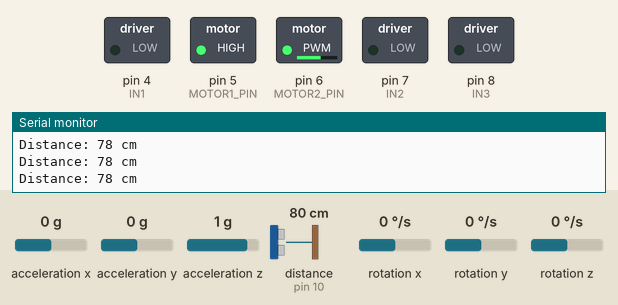
Simulated run of this sketch. Board: Arduino Uno, built with avr-gcc and run on an emulated ATmega328P. On the bench: switched loads named in the sketch (green lamp = pin HIGH), the last lines printed to the serial monitor. Wiring (inferred from the names in the program): ultrasonic range finder: trigger pin 9; echo pin 10. Inputs (shaded band) come from the test bench; at power-on: distance to the obstacle (sensor on pin 10) 80 cm, acceleration x 0 g, acceleration y 0 g, acceleration z 1 g, rotation x 0 °/s, rotation y 0 °/s, rotation z 0 °/s. The echo pulse lasts 58.3 µs per cm; pins used as bus, display or sensor lines are not drawn.

Above: at 4.1 s.
4.2 s: distance to the obstacle (sensor on pin 10) set to 56 cm
5.7 s: distance to the obstacle (sensor on pin 10) set to 46 cm
At 7.1 s:
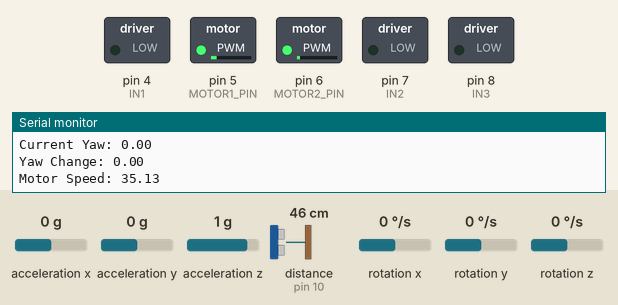
Timing chart, 0 to 8.7 s (numbered marks = the images above; inputs shaded):
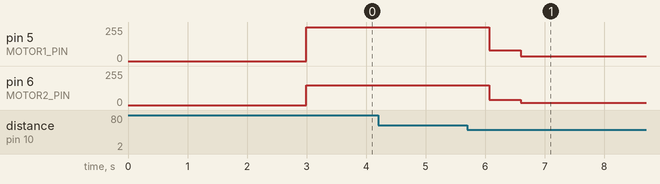

The sketch:

SovietCruiserControl.ino
```cpp
#include <Wire.h>
#include <MPU6050.h>

#define TRIG_PIN 9
#define ECHO_PIN 10
#define MOTOR1_PIN 5
#define MOTOR2_PIN 6
#define IN1 4
#define IN2 7
#define IN3 8
#define IN4 9

MPU6050 mpu;

float Kp = 1.0;
float Ki = 0.1;
float Kd = 0.05;
float integral = 0;
float previous_error = 0;
float setpoint = 35;
unsigned long lastTime = 0;

bool branchDetected = false;
float initialYaw = 0;
float yaw = 0;
float lastGyroZ = 0;
float filteredGyroZ = 0;
const float alpha = 0.1;

void calibrateGyro() {
  const int numSamples = 1000;
  long sumZ = 0;

  Serial.begin(9600);

  Serial.println("Calibrating gyroscope...");
  for (int i = 0; i < numSamples; i++) {
    int16_t gx, gy, gz;
    mpu.getRotation(&gx, &gy, &gz);
    sumZ += gz;
    delay(1);
  }

  lastGyroZ = (float)sumZ / numSamples / 131.0;
  Serial.print("Gyroscope Z bias: ");
  Serial.println(lastGyroZ);
}

void setup() {
  Serial.begin(9600);
  Wire.begin();
  mpu.initialize();
  if (!mpu.testConnection()) {
    Serial.println("MPU6050 connection failed");
    while (1);
  }
  Serial.println("MPU6050 initialized successfully");

  // Calibrate gyroscope bias
  calibrateGyro();
  lastTime = millis();

  pinMode(TRIG_PIN, OUTPUT);
  pinMode(ECHO_PIN, INPUT);
  pinMode(IN1, OUTPUT);
  pinMode(IN2, OUTPUT);
  pinMode(MOTOR1_PIN, OUTPUT);
  pinMode(IN3, OUTPUT);
  pinMode(IN4, OUTPUT);
  pinMode(MOTOR2_PIN, OUTPUT);
}

void loop() {
  // Ultrasonic sensor logic for branch detection
  long duration;
  int distance;

  digitalWrite(TRIG_PIN, LOW);
  delayMicroseconds(2);
  digitalWrite(TRIG_PIN, HIGH);
  delayMicroseconds(10);
  digitalWrite(TRIG_PIN, LOW);

  duration = pulseIn(ECHO_PIN, HIGH);
  distance = duration * 0.034 / 2;

  Serial.print("Distance: ");
  Serial.print(distance);
  Serial.println(" cm");

  if (distance < 50) { // Assuming branch detected within 50 cm
    if (!branchDetected) {
      branchDetected = true;
      Serial.println("Branch detected - continue rotating");
      initialYaw = getYaw();
      Serial.print("Initial Yaw: ");
      Serial.println(initialYaw);
    }
  }

  if (branchDetected) {
    float yaw = getYaw();
    float yawChange = abs(yaw - initialYaw);

    Serial.print("Current Yaw: ");
    Serial.println(yaw);
    Serial.print("Yaw Change: ");
    Serial.println(yawChange);

    if (yawChange >= setpoint) {
      Serial.println("Branch aligned with gap");
      branchDetected = false; // Reset for the next branch detection
      stopMotors();
      // Set both motors to the same speed for straight movement
      analogWrite(MOTOR1_PIN, 200);
      analogWrite(MOTOR2_PIN, 200);
    } else {
      float motorSpeed = pidControl(yawChange);
      analogWrite(MOTOR1_PIN, motorSpeed);
      analogWrite(MOTOR2_PIN, motorSpeed / 2);
      Serial.print("Motor Speed: ");
      Serial.println(motorSpeed);
    }
  } else if (!branchDetected) { // Continuously spin until branch detected
    analogWrite(MOTOR1_PIN, 255);
    analogWrite(MOTOR2_PIN, 150);
  }

  delay(500);
}

float getYaw() {
  int16_t gx, gy, gz;
  mpu.getRotation(&gx, &gy, &gz);

  unsigned long currentTime = millis();
  float deltaTime = (currentTime - lastTime) / 1000.0; // Convert to seconds

  lastTime = currentTime;

  // Convert raw gyroscope value to degrees/second and remove bias
  float gyroZ = (gz / 131.0) - lastGyroZ;

  // Apply low-pass filter
  filteredGyroZ = alpha * gyroZ + (1 - alpha) * filteredGyroZ;

  // Apply trapezoidal rule
  yaw += (filteredGyroZ + lastGyroZ) * deltaTime / 2.0;

  lastGyroZ = gyroZ;

  return yaw;
}

float pidControl(float currentYawChange) {
  unsigned long currentTime = millis();
  float deltaTime = (currentTime - lastTime) / 1000.0; // Convert to seconds
  lastTime = currentTime;

  float error = setpoint - currentYawChange;
  integral += error * deltaTime;
  float derivative = (error - previous_error) / deltaTime;
  float output = Kp * error + Ki * integral + Kd * derivative;

  previous_error = error;
  return constrain(output, 0, 255);
}

void setMotorSpeed(float speed) {
  analogWrite(MOTOR1_PIN, speed);
  analogWrite(MOTOR2_PIN, speed);
}

void stopMotors() {
  analogWrite(MOTOR1_PIN, 0);
  analogWrite(MOTOR2_PIN, 0);
}
```

Measured:
- the behaviour switches between 51 and 50 cm on distance to the obstacle (sensor on pin 10) (found by bisection; images 0 and 1)
- after the input at 5.7 s, pin 5 (MOTOR1_PIN): 255/255 → 82/255 after 0.36 s, → 35/255 0.53 s later; pin 6 (MOTOR2_PIN): 150/255 → 41/255 after 0.36 s, → 17/255 0.53 s later
